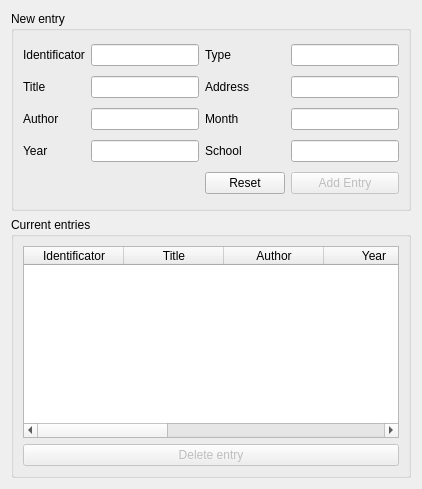
     <widget class="QWidget" name="tabThesis">
      <attribute name="title">
       <string>Thesis</string>
      </attribute>
      <layout class="QGridLayout" name="gridLayout_25">
       <item row="0" column="0">
        <widget class="QGroupBox" name="groupBoxThesisNewEntry">
         <property name="minimumSize">
          <size>
           <width>0</width>
           <height>200</height>
          </size>
         </property>
         <property name="maximumSize">
          <size>
           <width>16777215</width>
           <height>200</height>
          </size>
         </property>
         <property name="title">
          <string>New entry</string>
         </property>
         <layout class="QGridLayout" name="gridLayout_24">
          <item row="2" column="1">
           <widget class="QLineEdit" name="lineEditThesisAuthor"/>
          </item>
          <item row="3" column="0">
           <widget class="QLabel" name="labelThesisYear">
            <property name="text">
             <string>Year</string>
            </property>
           </widget>
          </item>
          <item row="3" column="2">
           <widget class="QLabel" name="labelThesisSchool">
            <property name="text">
             <string>School</string>
            </property>
           </widget>
          </item>
          <item row="1" column="2">
           <widget class="QLabel" name="labelThesisAddress">
            <property name="text">
             <string>Address</string>
            </property>
           </widget>
          </item>
          <item row="2" column="2">
           <widget class="QLabel" name="labelThesisMonth">
            <property name="text">
             <string>Month</string>
            </property>
           </widget>
          </item>
          <item row="0" column="1">
           <widget class="QLineEdit" name="lineEditThesisID"/>
          </item>
          <item row="2" column="0">
           <widget class="QLabel" name="labelThesisAuthor">
            <property name="text">
             <string>Author</string>
            </property>
           </widget>
          </item>
          <item row="0" column="2">
           <widget class="QLabel" name="labelThesisType">
            <property name="text">
             <string>Type</string>
            </property>
           </widget>
          </item>
          <item row="0" column="0">
           <widget class="QLabel" name="labelThesisID">
            <property name="text">
             <string>Identificator</string>
            </property>
           </widget>
          </item>
          <item row="1" column="1">
           <widget class="QLineEdit" name="lineEditThesisTitle"/>
          </item>
          <item row="1" column="0">
           <widget class="QLabel" name="labelThesisTitle">
            <property name="text">
             <string>Title</string>
            </property>
           </widget>
          </item>
          <item row="3" column="1">
           <widget class="QLineEdit" name="lineEditThesisYear">
            <property name="maxLength">
             <number>4</number>
            </property>
           </widget>
          </item>
          <item row="4" column="5">
           <widget class="QPushButton" name="pushButtonThesisAddEntry">
            <property name="enabled">
             <bool>false</bool>
            </property>
            <property name="text">
             <string>Add Entry</string>
            </property>
           </widget>
          </item>
          <item row="3" column="5">
           <widget class="QLineEdit" name="lineEditThesisSchool"/>
          </item>
          <item row="2" column="5">
           <widget class="QLineEdit" name="lineEditThesisMonth"/>
          </item>
          <item row="1" column="5">
           <widget class="QLineEdit" name="lineEditThesisAddress"/>
          </item>
          <item row="0" column="5">
           <widget class="QLineEdit" name="lineEditThesisType"/>
          </item>
          <item row="4" column="2">
           <widget class="QPushButton" name="pushButtonThesisReset">
            <property name="text">
             <string>Reset</string>
            </property>
           </widget>
          </item>
         </layout>
        </widget>
       </item>
       <item row="1" column="0">
        <widget class="QGroupBox" name="groupBoxThesisCurrentEntries">
         <property name="title">
          <string>Current entries</string>
         </property>
         <layout class="QGridLayout" name="gridLayout_23">
          <item row="1" column="0">
           <widget class="QPushButton" name="pushButtonThesisDelete">
            <property name="enabled">
             <bool>false</bool>
            </property>
            <property name="text">
             <string>Delete entry</string>
            </property>
           </widget>
          </item>
          <item row="0" column="0">
           <widget class="QTableWidget" name="tableWidgetThesis">
            <property name="selectionMode">
             <enum>QAbstractItemView::SingleSelection</enum>
            </property>
            <property name="selectionBehavior">
             <enum>QAbstractItemView::SelectRows</enum>
            </property>
            <attribute name="horizontalHeaderShowSortIndicator" stdset="0">
             <bool>false</bool>
            </attribute>
            <attribute name="horizontalHeaderStretchLastSection">
             <bool>true</bool>
            </attribute>
            <attribute name="verticalHeaderVisible">
             <bool>false</bool>
            </attribute>
            <attribute name="verticalHeaderStretchLastSection">
             <bool>false</bool>
            </attribute>
            <column>
             <property name="text">
              <string>Identificator</string>
             </property>
            </column>
            <column>
             <property name="text">
              <string>Title</string>
             </property>
            </column>
            <column>
             <property name="text">
              <string>Author</string>
             </property>
            </column>
            <column>
             <property name="text">
              <string>Year</string>
             </property>
            </column>
            <column>
             <property name="text">
              <string>Type</string>
             </property>
            </column>
            <column>
             <property name="text">
              <string>Address</string>
             </property>
            </column>
            <column>
             <property name="text">
              <string>Month</string>
             </property>
            </column>
            <column>
             <property name="text">
              <string>Note</string>
             </property>
            </column>
           </widget>
          </item>
         </layout>
        </widget>
       </item>
      </layout>
     </widget>
